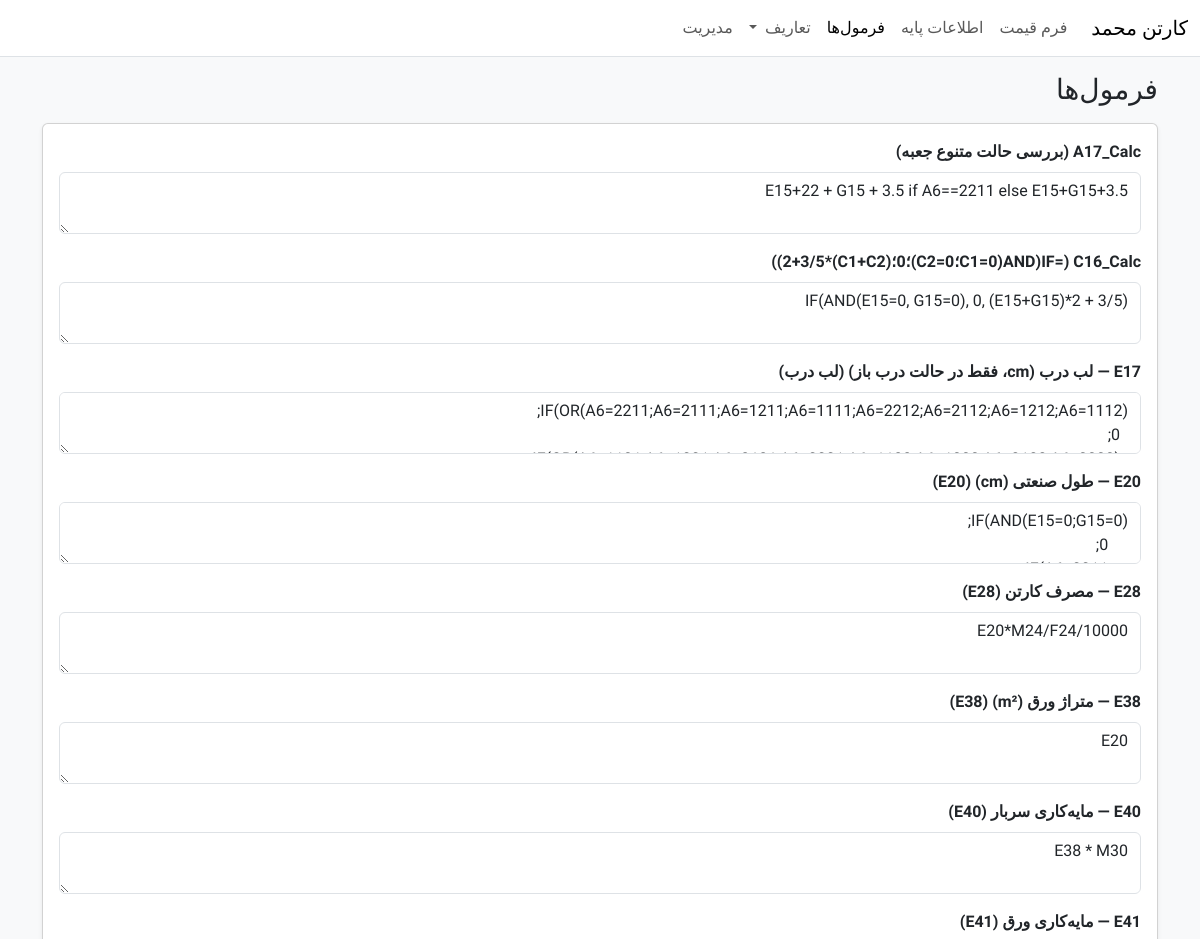
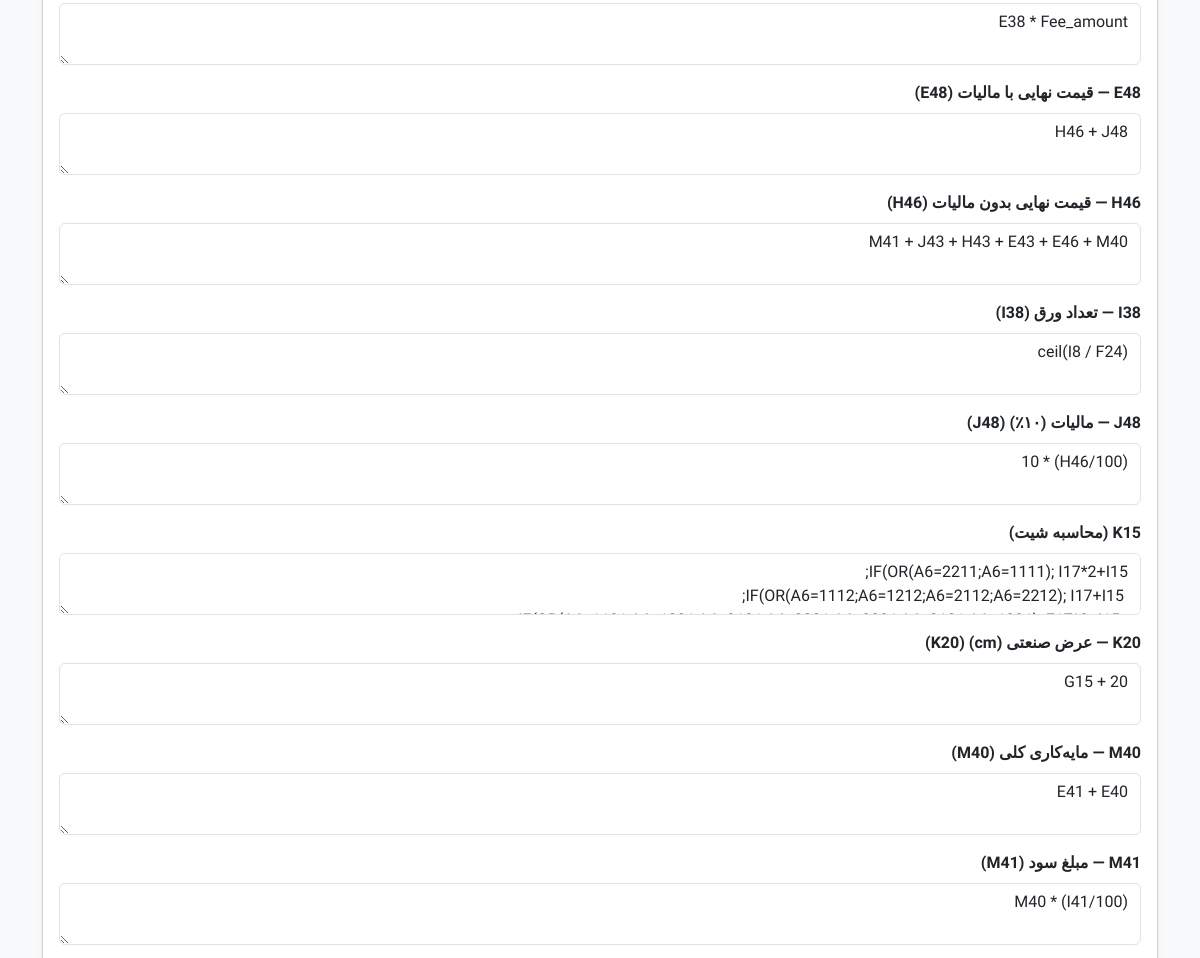
The page /formulas/ (upper part) on the database as committed earlier (2 pictures, top to bottom).
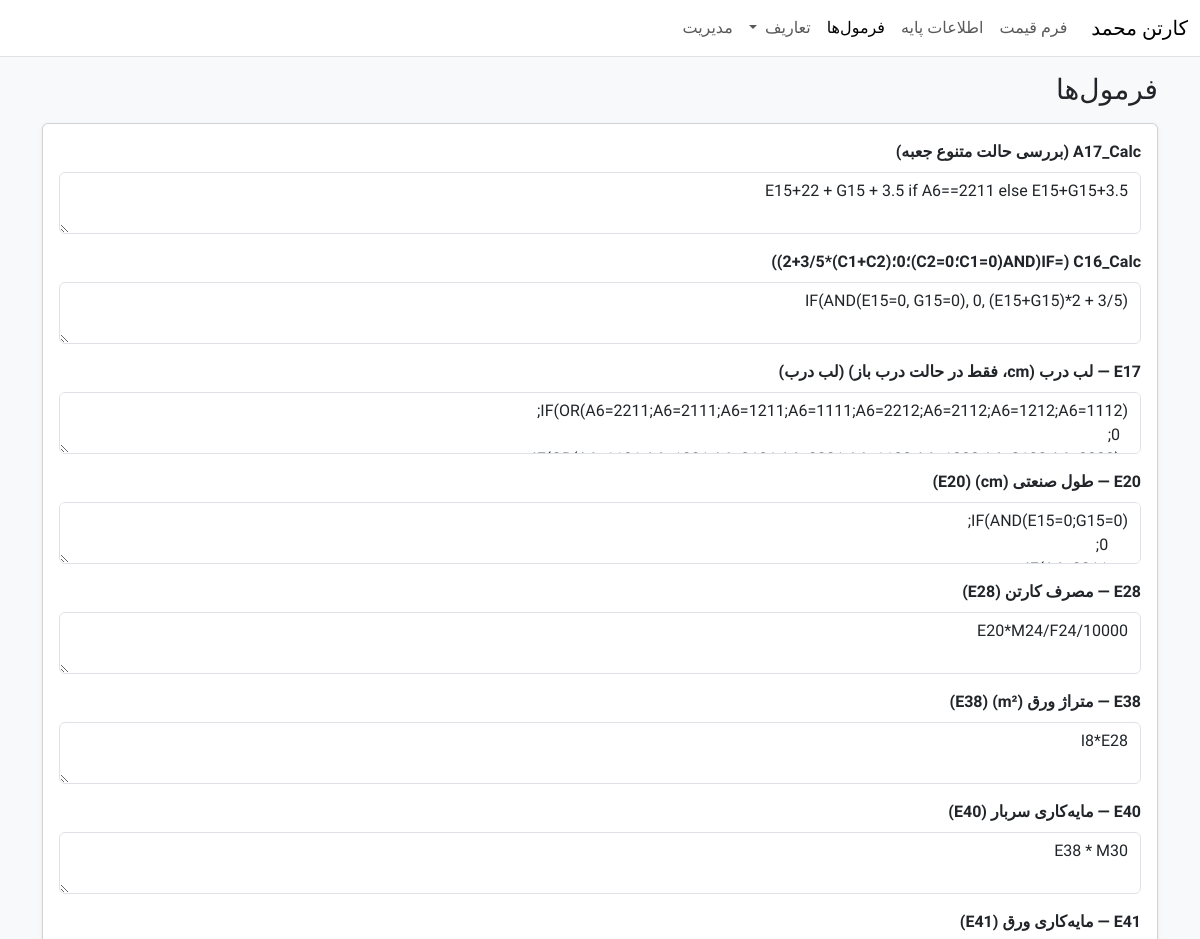
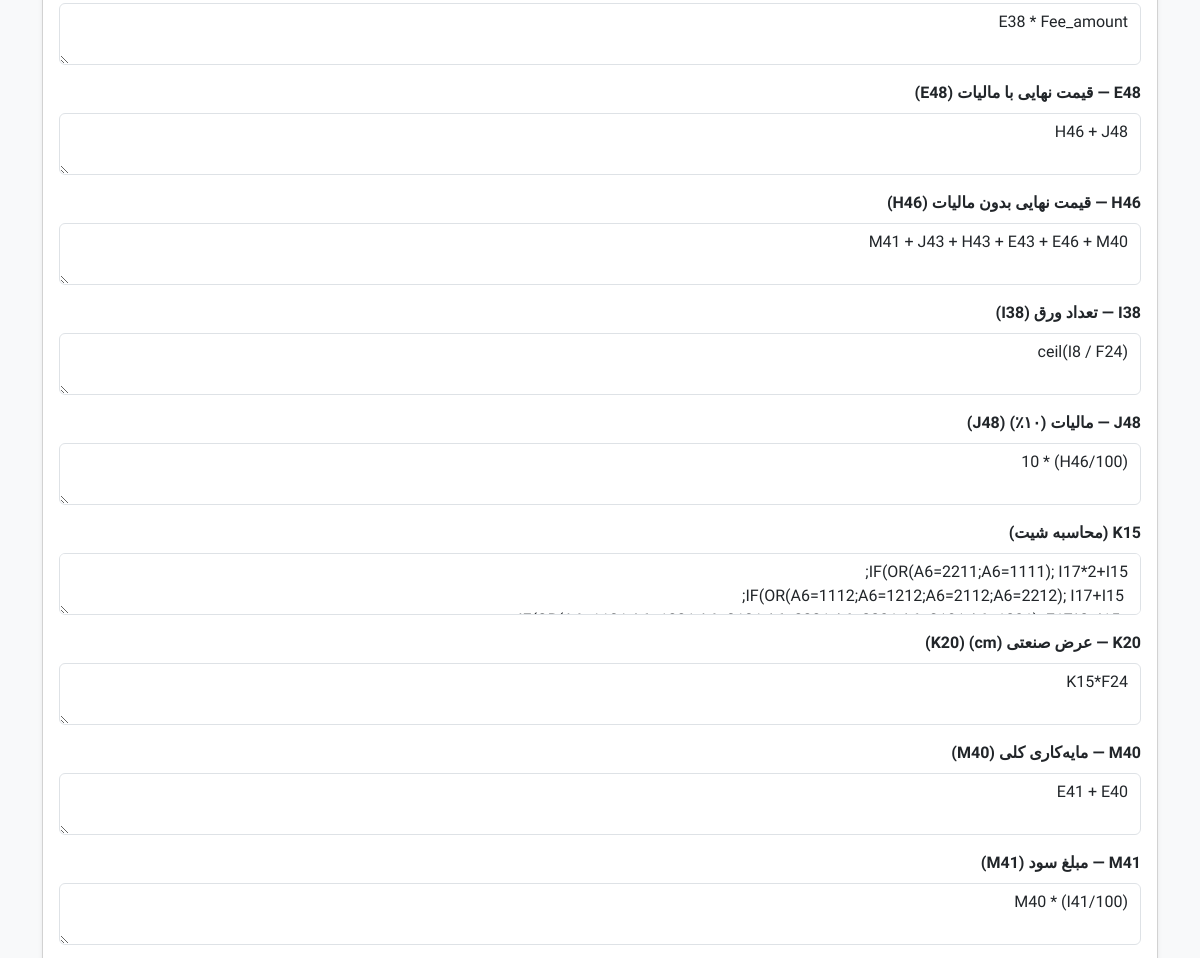
The same page on the database as committed later (2 pictures, top to bottom).
### carton_pricing/models.py (models this page shows, shortened)
class TimeStamped(models.Model):
    created_at = models.DateTimeField(auto_now_add=True, db_index=True)
    updated_at = models.DateTimeField(auto_now=True, db_index=True)
    class Meta:
        abstract = True

class CalcFormula(TimeStamped):
    key = models.CharField("کلید", max_length=10, unique=True)
    expression = models.TextField("عبارت محاسباتی (Python, امن)")
    description = models.CharField("توضیح", max_length=200, blank=True)
    class Meta:
        ordering = ("key",)

### carton_pricing/views.py (the view, shortened to what this page needs)
# urls.py: path("formulas/", views.formulas_view, name="formulas"),
def formulas_view(request: HttpRequest) -> HttpResponse:
    try:
        from .settings_api import ensure_default_formulas  # type: ignore
        ensure_default_formulas()
    except Exception:
        _ensure_default_formulas_if_needed()
    qs = CalcFormula.objects.order_by("key")
    add_form = CalcFormulaForm()
    return render(
        request,
        "carton_pricing/formulas.html",
        {"formulas": qs, "labels": VARIABLE_LABELS, "add_form": add_form},
    )

### carton_pricing/forms.py
class CalcFormulaForm(NormalizeDigitsModelForm):
    class Meta:
        model = CalcFormula
        fields = ["key", "expression", "description"]
        labels = {"key": "کلید", "expression": "عبارت محاسباتی", "description": "توضیح"}
        widgets = {
            "key": forms.TextInput(attrs={"class": "form-control", "dir": "ltr"}),
            "expression": forms.Textarea(attrs={"class": "form-control", "rows": 3, "dir": "ltr"}),
            "description": forms.Textarea(attrs={"class": "form-control", "rows": 2}),
        }

### carton_pricing/templatetags/extra_tags.py (called while the page is built)
@register.filter
def get_item(dictionary, key):
    return dictionary.get(key)

### carton_pricing/templates/carton_pricing/formulas.html (shortened to what this page needs)
{% extends 'base.html' %}
{% load extra_tags %}
{% block content %}
<h3 class="mb-3">فرمول‌ها</h3>
<form method="post" class="card card-body shadow-sm mb-4">
  <div class="row g-3">
    {% for f in formulas %}
      <div class="col-12">
        <label class="form-label">
          <strong>{{ f.key }}</strong>
          {% if labels|get_item:f.key %} — {{ labels|get_item:f.key }}{% endif %}
          {% if f.description %} ({{ f.description }}){% endif %}
        </label>
        <textarea class="form-control" name="expr_{{ f.id }}" rows="2">{{ f.expression }}</textarea>
      </div>
    {% endfor %}
  </div>
</form>
{% endblock %}

Rows that differ between the two databases and show on the page:
changed CalcFormula "متراژ ورق (m²)": id "E20" → "I8*E28"
changed CalcFormula "عرض صنعتی (cm)": id "G15 + 20" → "K15*F24"
